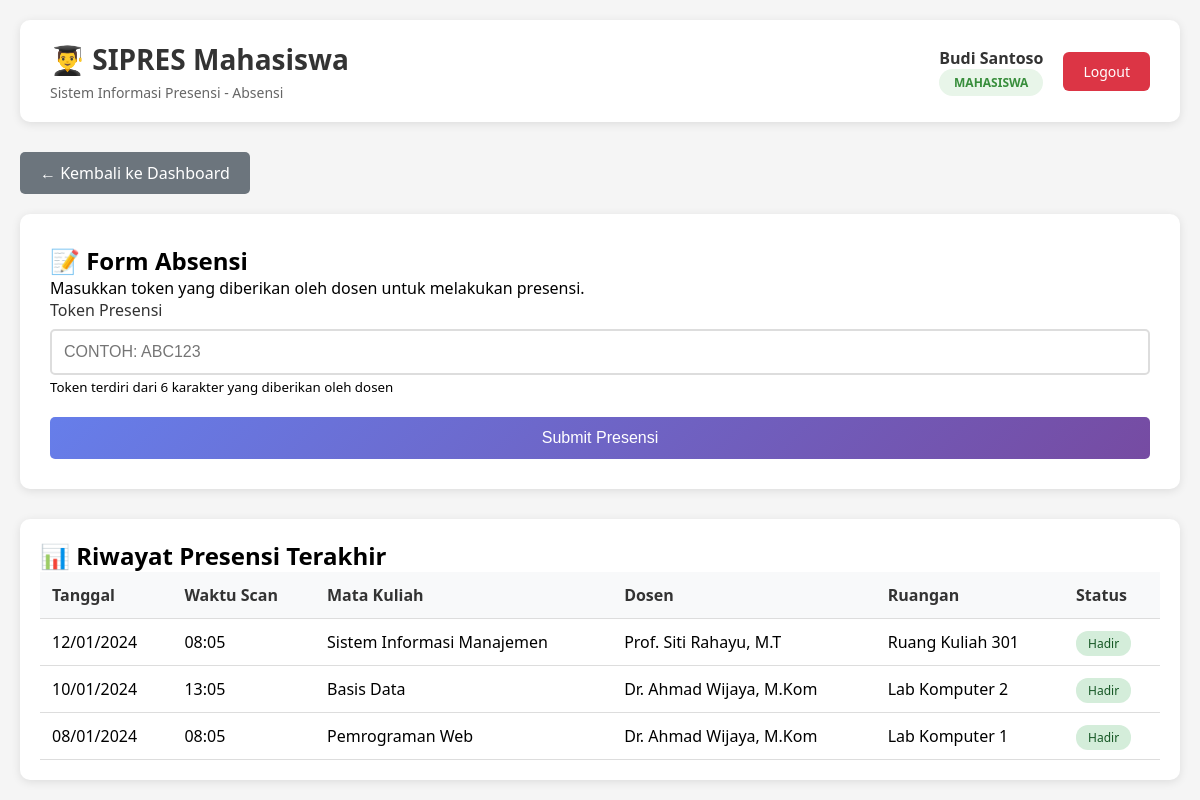
The page /modules/mahasiswa/absensi.php (signed in) on the database its author committed.
### tables this page shows
CREATE TABLE presensi_mahasiswa (
    id_presensi INT AUTO_INCREMENT PRIMARY KEY,
    id_jurnal INT NOT NULL,
    id_mahasiswa INT NOT NULL,
    waktu_scan TIMESTAMP DEFAULT CURRENT_TIMESTAMP,
    status ENUM('Hadir', 'Izin', 'Sakit', 'Alpha') DEFAULT 'Hadir',
    keterangan TEXT NULL,
    created_at TIMESTAMP DEFAULT CURRENT_TIMESTAMP,
    FOREIGN KEY (id_jurnal) REFERENCES jurnal_perkuliahan(id_jurnal) ON DELETE CASCADE,
    FOREIGN KEY (id_mahasiswa) REFERENCES mahasiswa(id_mahasiswa) ON DELETE RESTRICT,
    UNIQUE KEY unique_presensi (id_jurnal, id_mahasiswa) COMMENT 'Satu mahasiswa hanya bisa presensi sekali per sesi',
    INDEX idx_mahasiswa (id_mahasiswa),
    INDEX idx_jurnal (id_jurnal),
    INDEX idx_status (status)
);

CREATE TABLE jurnal_perkuliahan (
    id_jurnal INT AUTO_INCREMENT PRIMARY KEY,
    id_jadwal INT NOT NULL,
    tanggal DATE NOT NULL,
    jam_masuk TIME NOT NULL,
    jam_keluar TIME NULL,
    materi_kuliah TEXT,
    token_presensi VARCHAR(6) NOT NULL COMMENT 'Token unik 6 karakter untuk mahasiswa',
    status_sesi ENUM('Open', 'Closed') DEFAULT 'Open',
    created_at TIMESTAMP DEFAULT CURRENT_TIMESTAMP,
    updated_at TIMESTAMP DEFAULT CURRENT_TIMESTAMP ON UPDATE CURRENT_TIMESTAMP,
    FOREIGN KEY (id_jadwal) REFERENCES jadwal_kuliah(id_jadwal) ON DELETE RESTRICT,
    INDEX idx_tanggal (tanggal),
    INDEX idx_token (token_presensi),
    INDEX idx_status (status_sesi),
    INDEX idx_jadwal (id_jadwal)
);

CREATE TABLE matakuliah (
    id_mk INT AUTO_INCREMENT PRIMARY KEY,
    kode_mk VARCHAR(20) NOT NULL UNIQUE,
    nama_mk VARCHAR(100) NOT NULL,
    sks INT NOT NULL,
    semester INT NOT NULL,
    created_at TIMESTAMP DEFAULT CURRENT_TIMESTAMP,
    INDEX idx_kode_mk (kode_mk),
    INDEX idx_semester (semester)
);

CREATE TABLE dosen (
    id_dosen INT AUTO_INCREMENT PRIMARY KEY,
    nidn VARCHAR(20) NOT NULL UNIQUE COMMENT 'NIDN/NIP Dosen',
    nama_lengkap VARCHAR(100) NOT NULL,
    email VARCHAR(100),
    no_telp VARCHAR(15),
    user_id INT NOT NULL,
    created_at TIMESTAMP DEFAULT CURRENT_TIMESTAMP,
    FOREIGN KEY (user_id) REFERENCES users(id_user) ON DELETE CASCADE,
    UNIQUE KEY unique_user (user_id),
    INDEX idx_nidn (nidn)
);

CREATE TABLE jadwal_kuliah (
    id_jadwal INT AUTO_INCREMENT PRIMARY KEY,
    id_mk INT NOT NULL,
    id_dosen INT NOT NULL,
    hari ENUM('Senin', 'Selasa', 'Rabu', 'Kamis', 'Jumat', 'Sabtu', 'Minggu') NOT NULL,
    jam_mulai TIME NOT NULL,
    jam_selesai TIME NOT NULL,
    ruangan VARCHAR(50) NOT NULL,
    created_at TIMESTAMP DEFAULT CURRENT_TIMESTAMP,
    FOREIGN KEY (id_mk) REFERENCES matakuliah(id_mk) ON DELETE RESTRICT,
    FOREIGN KEY (id_dosen) REFERENCES dosen(id_dosen) ON DELETE RESTRICT,
    INDEX idx_hari (hari),
    INDEX idx_dosen (id_dosen),
    INDEX idx_mk (id_mk)
);

### modules/mahasiswa/absensi.php (the view, shortened to what this page needs)
<?php
$nama = $_SESSION['nama'] ?? 'Mahasiswa';
$user_id = $_SESSION['user_id'] ?? 0;
$conn = getDBConnection();
$mahasiswa_query = "SELECT id_mahasiswa, nim, nama_lengkap FROM mahasiswa WHERE user_id = ?";
$stmt = $conn->prepare($mahasiswa_query);
$stmt->bind_param("i", $user_id);
$stmt->execute();
$result = $stmt->get_result();
$mahasiswa_data = $result->fetch_assoc();
$id_mahasiswa = $mahasiswa_data['id_mahasiswa'];
$recent_query = "SELECT pm.waktu_scan, pm.status, mk.nama_mk, d.nama_lengkap as nama_dosen,
                        jp.tanggal, jp.jam_masuk, jp.jam_keluar, jk.ruangan
                 FROM presensi_mahasiswa pm
                 JOIN jurnal_perkuliahan jp ON pm.id_jurnal = jp.id_jurnal
                 JOIN jadwal_kuliah jk ON jp.id_jadwal = jk.id_jadwal
                 JOIN matakuliah mk ON jk.id_mk = mk.id_mk
                 JOIN dosen d ON jk.id_dosen = d.id_dosen
                 WHERE pm.id_mahasiswa = ?
                 ORDER BY pm.waktu_scan DESC
                 LIMIT 5";
$stmt = $conn->prepare($recent_query);
$stmt->bind_param("i", $id_mahasiswa);
$stmt->execute();
$recent_attendance = $stmt->get_result();
?>
<!DOCTYPE html>
<html lang="id">
<head>
    <link rel="stylesheet" href="/assets/css/dashboard.css">
</head>
<body>
    <div class="dashboard-container">
        <div class="header">
            <div class="header-left">
                <h1>👨‍🎓 SIPRES Mahasiswa</h1>
                <p>Sistem Informasi Presensi - Absensi</p>
            </div>
            <div class="header-right">
                <div class="user-info">
                    <div class="user-name"><?php echo htmlspecialchars($nama); ?></div>
                    <div class="user-role">
                        <span class="role-badge mahasiswa">Mahasiswa</span>
                    </div>
                </div>
                <a href="/auth/logout.php" class="btn-logout">Logout</a>
            </div>
        </div>
        <a href="/modules/mahasiswa/dashboard.php" class="btn-back">← Kembali ke Dashboard</a>
        <div class="form-container">
            <h2>📝 Form Absensi</h2>
            <p>Masukkan token yang diberikan oleh dosen untuk melakukan presensi.</p>
            <form method="POST">
                <div class="form-group">
                    <label for="token">Token Presensi</label>
                    <input type="text" id="token" name="token" maxlength="6"
                           placeholder="Contoh: ABC123" required>
                    <small>Token terdiri dari 6 karakter yang diberikan oleh dosen</small>
                </div>
                <button type="submit" class="btn-submit">Submit Presensi</button>
            </form>
        </div>
        <div class="attendance-table">
            <h2>📊 Riwayat Presensi Terakhir</h2>
            <?php if ($recent_attendance->num_rows > 0): ?>
                <table>
                    <thead>
                        <tr>
                            <th>Tanggal</th>
                            <th>Waktu Scan</th>
                            <th>Mata Kuliah</th>
                            <th>Dosen</th>
                            <th>Ruangan</th>
                            <th>Status</th>
                        </tr>
                    </thead>
                    <tbody>
                        <?php while ($row = $recent_attendance->fetch_assoc()): ?>
                            <tr>
                                <td><?php echo date('d/m/Y', strtotime($row['tanggal'])); ?></td>
                                <td><?php echo date('H:i', strtotime($row['waktu_scan'])); ?></td>
                                <td><?php echo htmlspecialchars($row['nama_mk']); ?></td>
                                <td><?php echo htmlspecialchars($row['nama_dosen']); ?></td>
                                <td><?php echo htmlspecialchars($row['ruangan']); ?></td>
                                <td>
                                    <span class="status-badge status-hadir">
                                        <?php echo htmlspecialchars($row['status']); ?>
                                    </span>
                                </td>
                            </tr>
                        <?php endwhile; ?>
                    </tbody>
                </table>
            <?php else: ?>
                <p>Belum ada riwayat presensi.</p>
            <?php endif; ?>
        </div>
    </div>
</body>
</html>

### assets/css/dashboard.css (style rules this page uses)
* { margin: 0; padding: 0; box-sizing: border-box; }
body { font-family: 'Segoe UI', Tahoma, Geneva, Verdana, sans-serif; background: #f5f5f5; min-height: 100vh; }
.dashboard-container { max-width: 1200px; margin: 0 auto; padding: 20px; }
.header { background: white; padding: 20px 30px; border-radius: 10px; box-shadow: 0 2px 10px rgba(0, 0, 0, 0.1); margin-bottom: 30px; display: flex; justify-content: space-between; align-items: center; }
.header-left h1 { color: #333; font-size: 28px; margin-bottom: 5px; }
.header-left p { color: #666; font-size: 14px; }
.header-right { display: flex; align-items: center; gap: 20px; }
.user-info { text-align: right; }
.user-info .user-name { font-weight: 600; color: #333; font-size: 16px; }
.user-info .user-role { color: #666; font-size: 14px; text-transform: capitalize; }
.role-badge { display: inline-block; padding: 5px 15px; border-radius: 20px; font-size: 12px; font-weight: 600; text-transform: uppercase; }
.role-badge.mahasiswa { background: #e8f5e9; color: #388e3c; }
.btn-logout { padding: 10px 20px; background: #dc3545; color: white; border: none; border-radius: 6px; font-size: 14px; cursor: pointer; text-decoration: none; display: inline-block; transition: background 0.3s ease; }

### modules/mahasiswa/absensi.php (style rules this page uses)
.form-container { background: white; padding: 30px; border-radius: 10px; box-shadow: 0 2px 10px rgba(0, 0, 0, 0.1); margin-bottom: 30px; }
.form-group { margin-bottom: 20px; }
.form-group label { display: block; margin-bottom: 8px; color: #333; font-weight: 500; }
.form-group input { width: 100%; padding: 12px; border: 2px solid #ddd; border-radius: 5px; font-size: 16px; text-transform: uppercase; }
.btn-submit { background: linear-gradient(135deg, #667eea 0%, #764ba2 100%); color: white; padding: 12px 30px; border: none; border-radius: 5px; font-size: 16px; cursor: pointer; width: 100%; }
.attendance-table { background: white; padding: 20px; border-radius: 10px; box-shadow: 0 2px 10px rgba(0, 0, 0, 0.1); overflow-x: auto; }
table { width: 100%; border-collapse: collapse; }
th, td { padding: 12px; text-align: left; border-bottom: 1px solid #ddd; }
th { background: #f8f9fa; font-weight: 600; color: #333; }
.status-badge { padding: 4px 12px; border-radius: 12px; font-size: 12px; font-weight: 500; }
.status-hadir { background: #d4edda; color: #155724; }
.btn-back { display: inline-block; padding: 10px 20px; background: #6c757d; color: white; text-decoration: none; border-radius: 5px; margin-bottom: 20px; }

### rows shown on the page
presensi_mahasiswa: id_jurnal.tanggal "12/01/2024", waktu_scan "08:05", matakuliah.nama_mk "Sistem Informasi Manajemen", dosen.nama_lengkap "Prof. Siti Rahayu, M.T", jadwal_kuliah.ruangan "Ruang Kuliah 301", status "Hadir"
presensi_mahasiswa: id_jurnal.tanggal "10/01/2024", waktu_scan "13:05", matakuliah.nama_mk "Basis Data", dosen.nama_lengkap "Dr. Ahmad Wijaya, M.Kom", jadwal_kuliah.ruangan "Lab Komputer 2", status "Hadir"
presensi_mahasiswa: id_jurnal.tanggal "08/01/2024", waktu_scan "08:05", matakuliah.nama_mk "Pemrograman Web", dosen.nama_lengkap "Dr. Ahmad Wijaya, M.Kom", jadwal_kuliah.ruangan "Lab Komputer 1", status "Hadir"

### other values the page prints
$nama "Budi Santoso"
